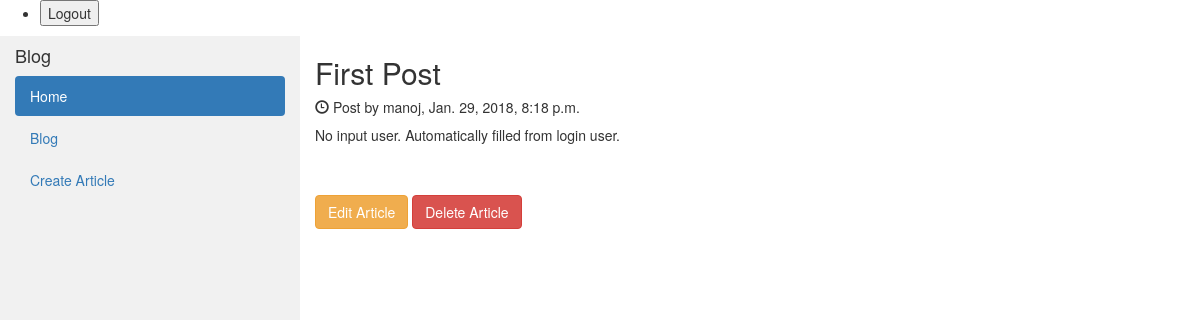
/blog/detail/4 (signed in), run on the app's committed database.
### articles/models.py (models this page shows, shortened)
class Articles(models.Model):
    title = models.CharField(max_length=100)
    body = models.TextField()
    author = models.ForeignKey(User, models.CASCADE, default=None)
    created_at = models.DateTimeField(auto_now_add = True)
    updated_at = models.DateTimeField(auto_now = True)

### articles/views.py (the view)
# urls.py: url(r'^detail/(?P<pk>\d+)$', views.article_detail, name='article_detail'),
@login_required(login_url="/users/login/")
def article_detail(request, pk):
    article = Articles.objects.get(pk=pk)
    context = {'article': article}
    return render(request, 'articles/DetailArticle.html', context)

### articles/templates/articles/DetailArticle.html
{% extends 'articles/blog.html' %}
{% block content %}
    <h2>{{ article.title }}</h2>
    <h5><span class="glyphicon glyphicon-time"></span> Post by {{ article.author }}, {{ article.created_at }}</h5>
    <p>{{ article.body}}</p>
    <br><br>
    <a href="{% url 'articles:edit_article' article.pk %}" class="btn btn-warning">Edit Article</a>
    <a href="{% url 'articles:delete_article' article.pk %}" class="btn btn-danger">Delete Article</a>
{% endblock %}

### data on the page
Articles: title "First Post", author "manoj", created_at "Jan. 29, 2018, 8:18 p.m.", body "No input user. Automatically filled from login user."
